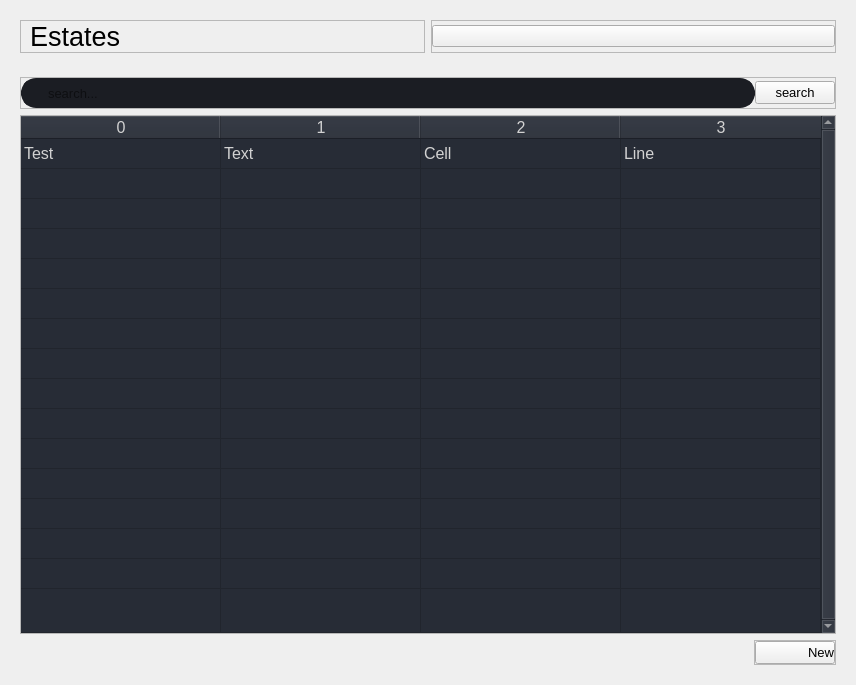
         <widget class="QWidget" name="estatePage">
          <layout class="QVBoxLayout" name="verticalLayout_12">
           <item>
            <widget class="QWidget" name="headerContainer_2" native="true">
             <layout class="QHBoxLayout" name="horizontalLayout_10">
              <item>
               <widget class="QFrame" name="ertateFrame_1">
                <property name="frameShape">
                 <enum>QFrame::StyledPanel</enum>
                </property>
                <property name="frameShadow">
                 <enum>QFrame::Raised</enum>
                </property>
                <layout class="QHBoxLayout" name="horizontalLayout_11">
                 <property name="spacing">
                  <number>0</number>
                 </property>
                 <property name="leftMargin">
                  <number>9</number>
                 </property>
                 <property name="topMargin">
                  <number>0</number>
                 </property>
                 <property name="rightMargin">
                  <number>0</number>
                 </property>
                 <property name="bottomMargin">
                  <number>0</number>
                 </property>
                 <item>
                  <widget class="QLabel" name="estateLabel">
                   <property name="font">
                    <font>
                     <pointsize>20</pointsize>
                     <weight>50</weight>
                     <bold>false</bold>
                     <strikeout>false</strikeout>
                     <kerning>true</kerning>
                    </font>
                   </property>
                   <property name="text">
                    <string>Estates</string>
                   </property>
                  </widget>
                 </item>
                </layout>
               </widget>
              </item>
              <item>
               <widget class="QFrame" name="ertateFrame_2">
                <property name="frameShape">
                 <enum>QFrame::StyledPanel</enum>
                </property>
                <property name="frameShadow">
                 <enum>QFrame::Raised</enum>
                </property>
                <layout class="QHBoxLayout" name="horizontalLayout_14">
                 <property name="spacing">
                  <number>0</number>
                 </property>
                 <property name="leftMargin">
                  <number>0</number>
                 </property>
                 <property name="topMargin">
                  <number>0</number>
                 </property>
                 <property name="rightMargin">
                  <number>0</number>
                 </property>
                 <property name="bottomMargin">
                  <number>0</number>
                 </property>
                 <item>
                  <widget class="QPushButton" name="othersBtn_2">
                   <property name="styleSheet">
                    <string notr="true">text-align: right</string>
                   </property>
                   <property name="text">
                    <string/>
                   </property>
                   <property name="icon">
                    <iconset resource="resource.qrc">
                     <normaloff>:/icons/icons/more-horizontal.svg</normaloff>:/icons/icons/more-horizontal.svg</iconset>
                   </property>
                   <property name="iconSize">
                    <size>
                     <width>60</width>
                     <height>60</height>
                    </size>
                   </property>
                  </widget>
                 </item>
                </layout>
               </widget>
              </item>
             </layout>
            </widget>
           </item>
           <item>
            <widget class="QWidget" name="mainBodyContent_2" native="true">
             <layout class="QVBoxLayout" name="verticalLayout_10">
              <item>
               <widget class="QWidget" name="estateWidget_2" native="true">
                <layout class="QHBoxLayout" name="horizontalLayout_8">
                 <property name="spacing">
                  <number>0</number>
                 </property>
                 <property name="leftMargin">
                  <number>0</number>
                 </property>
                 <property name="topMargin">
                  <number>0</number>
                 </property>
                 <property name="rightMargin">
                  <number>0</number>
                 </property>
                 <property name="bottomMargin">
                  <number>0</number>
                 </property>
                 <item>
                  <widget class="QFrame" name="searchBar_2">
                   <property name="frameShape">
                    <enum>QFrame::StyledPanel</enum>
                   </property>
                   <property name="frameShadow">
                    <enum>QFrame::Raised</enum>
                   </property>
                   <layout class="QHBoxLayout" name="horizontalLayout_9">
                    <property name="spacing">
                     <number>0</number>
                    </property>
                    <property name="leftMargin">
                     <number>0</number>
                    </property>
                    <property name="topMargin">
                     <number>0</number>
                    </property>
                    <property name="rightMargin">
                     <number>0</number>
                    </property>
                    <property name="bottomMargin">
                     <number>0</number>
                    </property>
                    <item>
                     <widget class="QLineEdit" name="lineEdit_2">
                      <property name="minimumSize">
                       <size>
                        <width>0</width>
                        <height>30</height>
                       </size>
                      </property>
                      <property name="font">
                       <font>
                        <pointsize>10</pointsize>
                       </font>
                      </property>
                      <property name="styleSheet">
                       <string notr="true">QLineEdit {
	background-color: rgb(27, 29, 35);
	border-radius: 15px;
	border: 5px solid rgb(27, 29, 35);
	padding: 18px;
	padding-left: 20px;
}
QLineEdit:hover {
	border: 5px solid rgb(64, 71, 88);
}
QLineEdit:focus {
	border: 5px solid rgb(91, 101, 124);
}</string>
                      </property>
                      <property name="placeholderText">
                       <string>search...</string>
                      </property>
                     </widget>
                    </item>
                    <item>
                     <widget class="QPushButton" name="searchBtn_2">
                      <property name="font">
                       <font>
                        <pointsize>10</pointsize>
                       </font>
                      </property>
                      <property name="styleSheet">
                       <string notr="true">#searchBtn {
	border: 2px solid rgb(52, 59, 72);
	border-radius: 5px;	
	background-color: rgb(52, 59, 72);
	padding: 5px;
	margin: 0px 2px
}
#searchBtn:hover {
	background-color: rgb(57, 65, 80);
	border: 2px solid rgb(61, 70, 86);
}
#searchBtn:pressed {	
	background-color: rgb(35, 40, 49);
	border: 2px solid rgb(43, 50, 61);
}</string>
                      </property>
                      <property name="text">
                       <string>search</string>
                      </property>
                      <property name="icon">
                       <iconset resource="resource.qrc">
                        <normaloff>:/icons/icons/search.svg</normaloff>:/icons/icons/search.svg</iconset>
                      </property>
                     </widget>
                    </item>
                   </layout>
                  </widget>
                 </item>
                </layout>
               </widget>
              </item>
              <item>
               <widget class="QWidget" name="estateWidget_3" native="true">
                <property name="sizePolicy">
                 <sizepolicy hsizetype="Preferred" vsizetype="Expanding">
                  <horstretch>0</horstretch>
                  <verstretch>0</verstretch>
                 </sizepolicy>
                </property>
                <layout class="QVBoxLayout" name="verticalLayout_11">
                 <property name="spacing">
                  <number>0</number>
                 </property>
                 <property name="leftMargin">
                  <number>0</number>
                 </property>
                 <property name="topMargin">
                  <number>0</number>
                 </property>
                 <property name="rightMargin">
                  <number>0</number>
                 </property>
                 <property name="bottomMargin">
                  <number>0</number>
                 </property>
                 <item>
                  <widget class="QFrame" name="dataTable_2">
                   <property name="minimumSize">
                    <size>
                     <width>0</width>
                     <height>150</height>
                    </size>
                   </property>
                   <property name="frameShape">
                    <enum>QFrame::StyledPanel</enum>
                   </property>
                   <property name="frameShadow">
                    <enum>QFrame::Raised</enum>
                   </property>
                   <layout class="QHBoxLayout" name="horizontalLayout_13">
                    <property name="spacing">
                     <number>0</number>
                    </property>
                    <property name="leftMargin">
                     <number>0</number>
                    </property>
                    <property name="topMargin">
                     <number>0</number>
                    </property>
                    <property name="rightMargin">
                     <number>0</number>
                    </property>
                    <property name="bottomMargin">
                     <number>0</number>
                    </property>
                    <item>
                     <widget class="QTableWidget" name="tableWidget_2">
                      <property name="sizePolicy">
                       <sizepolicy hsizetype="Expanding" vsizetype="Expanding">
                        <horstretch>0</horstretch>
                        <verstretch>0</verstretch>
                       </sizepolicy>
                      </property>
                      <property name="palette">
                       <palette>
                        <active>
                         <colorrole role="WindowText">
                          <brush brushstyle="SolidPattern">
                           <color alpha="255">
                            <red>210</red>
                            <green>210</green>
                            <blue>210</blue>
                           </color>
                          </brush>
                         </colorrole>
                         <colorrole role="Button">
                          <brush brushstyle="SolidPattern">
                           <color alpha="255">
                            <red>39</red>
                            <green>44</green>
                            <blue>54</blue>
                           </color>
                          </brush>
                         </colorrole>
                         <colorrole role="Text">
                          <brush brushstyle="SolidPattern">
                           <color alpha="255">
                            <red>210</red>
                            <green>210</green>
                            <blue>210</blue>
                           </color>
                          </brush>
                         </colorrole>
                         <colorrole role="ButtonText">
                          <brush brushstyle="SolidPattern">
                           <color alpha="255">
                            <red>210</red>
                            <green>210</green>
                            <blue>210</blue>
                           </color>
                          </brush>
                         </colorrole>
                         <colorrole role="Base">
                          <brush brushstyle="SolidPattern">
                           <color alpha="255">
                            <red>39</red>
                            <green>44</green>
                            <blue>54</blue>
                           </color>
                          </brush>
                         </colorrole>
                         <colorrole role="Window">
                          <brush brushstyle="SolidPattern">
                           <color alpha="255">
                            <red>39</red>
                            <green>44</green>
                            <blue>54</blue>
                           </color>
                          </brush>
                         </colorrole>
                        </active>
                        <inactive>
                         <colorrole role="WindowText">
                          <brush brushstyle="SolidPattern">
                           <color alpha="255">
                            <red>210</red>
                            <green>210</green>
                            <blue>210</blue>
                           </color>
                          </brush>
                         </colorrole>
                         <colorrole role="Button">
                          <brush brushstyle="SolidPattern">
                           <color alpha="255">
                            <red>39</red>
                            <green>44</green>
                            <blue>54</blue>
                           </color>
                          </brush>
                         </colorrole>
                         <colorrole role="Text">
                          <brush brushstyle="SolidPattern">
                           <color alpha="255">
                            <red>210</red>
                            <green>210</green>
                            <blue>210</blue>
                           </color>
                          </brush>
                         </colorrole>
                         <colorrole role="ButtonText">
                          <brush brushstyle="SolidPattern">
                           <color alpha="255">
                            <red>210</red>
                            <green>210</green>
                            <blue>210</blue>
                           </color>
                          </brush>
                         </colorrole>
                         <colorrole role="Base">
                          <brush brushstyle="SolidPattern">
                           <color alpha="255">
                            <red>39</red>
                            <green>44</green>
                            <blue>54</blue>
                           </color>
                          </brush>
                         </colorrole>
                         <colorrole role="Window">
                          <brush brushstyle="SolidPattern">
                           <color alpha="255">
                            <red>39</red>
                            <green>44</green>
                            <blue>54</blue>
                           </color>
                          </brush>
                         </colorrole>
                        </inactive>
                        <disabled>
                         <colorrole role="WindowText">
                          <brush brushstyle="SolidPattern">
                           <color alpha="255">
                            <red>210</red>
                            <green>210</green>
                            <blue>210</blue>
                           </color>
                          </brush>
                         </colorrole>
                         <colorrole role="Button">
                          <brush brushstyle="SolidPattern">
                           <color alpha="255">
                            <red>39</red>
                            <green>44</green>
                            <blue>54</blue>
                           </color>
                          </brush>
                         </colorrole>
                         <colorrole role="Text">
                          <brush brushstyle="SolidPattern">
                           <color alpha="255">
                            <red>210</red>
                            <green>210</green>
                            <blue>210</blue>
                           </color>
                          </brush>
                         </colorrole>
                         <colorrole role="ButtonText">
                          <brush brushstyle="SolidPattern">
                           <color alpha="255">
                            <red>210</red>
                            <green>210</green>
                            <blue>210</blue>
                           </color>
                          </brush>
                         </colorrole>
                         <colorrole role="Base">
                          <brush brushstyle="SolidPattern">
                           <color alpha="255">
                            <red>39</red>
                            <green>44</green>
                            <blue>54</blue>
                           </color>
                          </brush>
                         </colorrole>
                         <colorrole role="Window">
                          <brush brushstyle="SolidPattern">
                           <color alpha="255">
                            <red>39</red>
                            <green>44</green>
                            <blue>54</blue>
                           </color>
                          </brush>
                         </colorrole>
                        </disabled>
                       </palette>
                      </property>
                      <property name="font">
                       <font>
                        <pointsize>12</pointsize>
                       </font>
                      </property>
                      <property name="styleSheet">
                       <string notr="true"/>
                      </property>
                      <property name="frameShape">
                       <enum>QFrame::NoFrame</enum>
                      </property>
                      <property name="verticalScrollBarPolicy">
                       <enum>Qt::ScrollBarAlwaysOn</enum>
                      </property>
                      <property name="sizeAdjustPolicy">
                       <enum>QAbstractScrollArea::AdjustToContents</enum>
                      </property>
                      <property name="editTriggers">
                       <set>QAbstractItemView::NoEditTriggers</set>
                      </property>
                      <property name="alternatingRowColors">
                       <bool>false</bool>
                      </property>
                      <property name="selectionMode">
                       <enum>QAbstractItemView::SingleSelection</enum>
                      </property>
                      <property name="selectionBehavior">
                       <enum>QAbstractItemView::SelectRows</enum>
                      </property>
                      <property name="showGrid">
                       <bool>true</bool>
                      </property>
                      <property name="gridStyle">
                       <enum>Qt::SolidLine</enum>
                      </property>
                      <property name="sortingEnabled">
                       <bool>false</bool>
                      </property>
                      <attribute name="horizontalHeaderVisible">
                       <bool>true</bool>
                      </attribute>
                      <attribute name="horizontalHeaderCascadingSectionResizes">
                       <bool>true</bool>
                      </attribute>
                      <attribute name="horizontalHeaderDefaultSectionSize">
                       <number>200</number>
                      </attribute>
                      <attribute name="horizontalHeaderStretchLastSection">
                       <bool>true</bool>
                      </attribute>
                      <attribute name="verticalHeaderVisible">
                       <bool>false</bool>
                      </attribute>
                      <attribute name="verticalHeaderCascadingSectionResizes">
                       <bool>false</bool>
                      </attribute>
                      <attribute name="verticalHeaderHighlightSections">
                       <bool>false</bool>
                      </attribute>
                      <attribute name="verticalHeaderStretchLastSection">
                       <bool>true</bool>
                      </attribute>
                      <row>
                       <property name="text">
                        <string>New Row</string>
                       </property>
                       <property name="font">
                        <font>
                         <family>Segoe UI</family>
                        </font>
                       </property>
                      </row>
                      <row>
                       <property name="text">
                        <string>New Row</string>
                       </property>
                      </row>
                      <row>
                       <property name="text">
                        <string>New Row</string>
                       </property>
                      </row>
                      <row>
                       <property name="text">
                        <string>New Row</string>
                       </property>
                      </row>
                      <row>
                       <property name="text">
                        <string>New Row</string>
                       </property>
                      </row>
                      <row>
                       <property name="text">
                        <string>New Row</string>
                       </property>
                      </row>
                      <row>
                       <property name="text">
                        <string>New Row</string>
                       </property>
                      </row>
                      <row>
                       <property name="text">
                        <string>New Row</string>
                       </property>
                      </row>
                      <row>
                       <property name="text">
                        <string>New Row</string>
                       </property>
                      </row>
                      <row>
                       <property name="text">
                        <string>New Row</string>
                       </property>
                      </row>
                      <row>
                       <property name="text">
                        <string>New Row</string>
                       </property>
                      </row>
                      <row>
                       <property name="text">
                        <string>New Row</string>
                       </property>
                      </row>
                      <row>
                       <property name="text">
                        <string>New Row</string>
                       </property>
                      </row>
                      <row>
                       <property name="text">
                        <string>New Row</string>
                       </property>
                      </row>
                      <row>
                       <property name="text">
                        <string>New Row</string>
                       </property>
                      </row>
                      <row>
                       <property name="text">
                        <string>New Row</string>
                       </property>
                      </row>
                      <column>
                       <property name="text">
                        <string>0</string>
                       </property>
                      </column>
                      <column>
                       <property name="text">
                        <string>1</string>
                       </property>
                      </column>
                      <column>
                       <property name="text">
                        <string>2</string>
                       </property>
                      </column>
                      <column>
                       <property name="text">
                        <string>3</string>
                       </property>
                      </column>
                      <item row="0" column="0">
                       <property name="text">
                        <string>Test</string>
                       </property>
                      </item>
                      <item row="0" column="1">
                       <property name="text">
                        <string>Text</string>
                       </property>
                      </item>
                      <item row="0" column="2">
                       <property name="text">
                        <string>Cell</string>
                       </property>
                      </item>
                      <item row="0" column="3">
                       <property name="text">
                        <string>Line</string>
                       </property>
                      </item>
                     </widget>
                    </item>
                   </layout>
                  </widget>
                 </item>
                </layout>
               </widget>
              </item>
              <item>
               <widget class="QWidget" name="estateWidget_1" native="true">
                <layout class="QHBoxLayout" name="horizontalLayout_3">
                 <property name="spacing">
                  <number>0</number>
                 </property>
                 <property name="leftMargin">
                  <number>0</number>
                 </property>
                 <property name="topMargin">
                  <number>0</number>
                 </property>
                 <property name="rightMargin">
                  <number>0</number>
                 </property>
                 <property name="bottomMargin">
                  <number>0</number>
                 </property>
                 <item alignment="Qt::AlignRight">
                  <widget class="QFrame" name="ertateFrame_3">
                   <property name="frameShape">
                    <enum>QFrame::StyledPanel</enum>
                   </property>
                   <property name="frameShadow">
                    <enum>QFrame::Raised</enum>
                   </property>
                   <layout class="QHBoxLayout" name="horizontalLayout_2">
                    <property name="spacing">
                     <number>0</number>
                    </property>
                    <property name="leftMargin">
                     <number>0</number>
                    </property>
                    <property name="topMargin">
                     <number>0</number>
                    </property>
                    <property name="rightMargin">
                     <number>0</number>
                    </property>
                    <property name="bottomMargin">
                     <number>0</number>
                    </property>
                    <item>
                     <widget class="QPushButton" name="newBtn_2">
                      <property name="font">
                       <font>
                        <pointsize>10</pointsize>
                       </font>
                      </property>
                      <property name="styleSheet">
                       <string notr="true">text-align: right;</string>
                      </property>
                      <property name="text">
                       <string>New</string>
                      </property>
                      <property name="icon">
                       <iconset resource="resource.qrc">
                        <normaloff>:/icons/icons/plus.svg</normaloff>:/icons/icons/plus.svg</iconset>
                      </property>
                      <property name="iconSize">
                       <size>
                        <width>60</width>
                        <height>60</height>
                       </size>
                      </property>
                     </widget>
                    </item>
                   </layout>
                  </widget>
                 </item>
                </layout>
               </widget>
              </item>
             </layout>
            </widget>
           </item>
          </layout>
         </widget>
